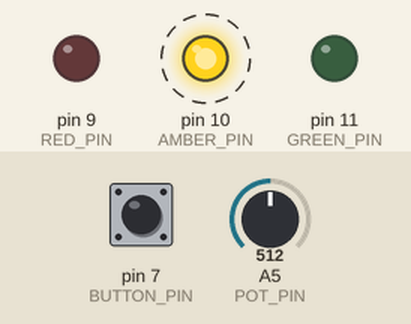
Simulated run of this sketch. Board: Arduino Uno, built with avr-gcc and run on an emulated ATmega328P. On the bench: output pins drawn as LEDs (lit = HIGH). Dashed ring = blinking. The test bench sets the inputs (shaded band); at power-on: A5 (POT_PIN) = 512, pin 7 (BUTTON_PIN) HIGH.

Above: at 1.36 s.
1.4 s: A5 (POT_PIN) set to 524
At 3.8 s:
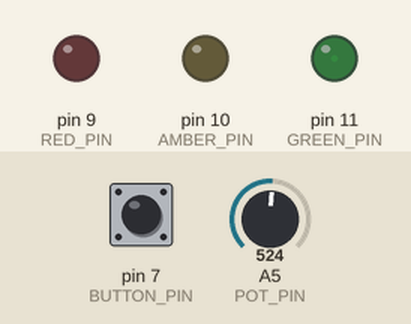
11.3 s: A5 (POT_PIN) set to 6
At 11.9 s:
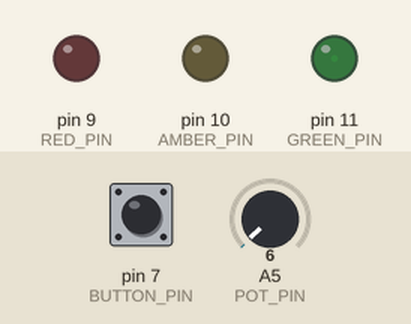
14.8 s: A5 (POT_PIN) set to 3
At 14.98 s:
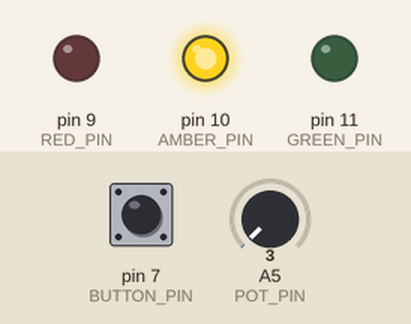
Timing chart, 0 to 24.3 s (numbered marks = the images above; inputs shaded):
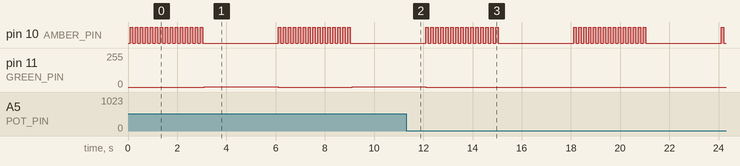

The sketch:

Arduino_OOP_Sample_Files.ino
```cpp
#include "Button.h"
#include "Led.h"
#include "LedBlinker.h"
#include "Potentiometer.h"
#include "TrafficLight.h"

#define RED_PIN 9
#define AMBER_PIN 10
#define GREEN_PIN 11
#define BUTTON_PIN 7
#define POT_PIN A5

  Led redLED(RED_PIN);
  Led amberLED(AMBER_PIN);
  LedBlinker amberBlinker(amberLED, 100);
  Led greenLED(GREEN_PIN);
  Button theButton(BUTTON_PIN);
  Potentiometer thePot(POT_PIN);

  TrafficLight myTrafficLight (redLED, amberLED, greenLED, amberBlinker, theButton, thePot);

void setup() {
  myTrafficLight.init();
}

void loop() {
  myTrafficLight.update();
}
```

Button.cpp
```cpp
#include "Button.h"

Button::Button(byte pin)
{
  this->pin = pin;
  this->isPullUp = true;
  this->internalPullUpActivated = true;

  lastTimeChanged =millis();
  debounceDelay = 50;
}

Button::Button(byte pin, bool isPullUp, bool internalPullUpActivated)
{
  this->pin = pin;
  this->isPullUp = isPullUp;
  this->internalPullUpActivated = internalPullUpActivated;

  lastTimeChanged = millis();
  debounceDelay = 50;
}

void Button::init()
{
  if (isPullUp && internalPullUpActivated) {
    pinMode(pin, INPUT_PULLUP);
  } else {
    pinMode(pin, INPUT);
  }
  state = digitalRead(pin);
}

void Button::readState()
{
  unsigned long timeNow = millis();
  if (timeNow - lastTimeChanged > debounceDelay)
  {
    byte newState = digitalRead(pin);
    if (newState != state) {
      state = newState;
      lastTimeChanged = timeNow;
    }
  }
  state = digitalRead(pin);
}

bool Button::isPressed()
{
  readState();
  if (isPullUp) {
    return (state == HIGH);
  } else {
    return (state == LOW);
  }
}
```

Button.h
```cpp
#ifndef BUTTON_H
#define BUTTON_H

#include <Arduino.h>

class Button
{
private:
  byte pin;
  bool state;
  bool isPullUp;
  bool internalPullUpActivated;
  unsigned long lastTimeChanged;
  unsigned long debounceDelay;

  void readState();

public:
  Button() {};  // do not use
  Button(byte pin, bool isPullUp, bool internalPullUpActivated);
  Button(byte pin);

  void init();
  bool isPressed();
};


#endif
```

Led.cpp
```cpp
#include "Led.h"

Led::Led(byte pin)
{
  this->pin = pin;
}

void Led::init()
{
  pinMode(pin, OUTPUT);
  state = LOW;
}

void Led::init(byte defaultState)
{
  state = defaultState;
  init();
  if (defaultState)
  {
    on();
  } else {
    off();
  }
}

void Led::on()
{
  state = HIGH;
  digitalWrite(pin, state);
}

void Led::on(byte val)
{
  state = HIGH;
  analogWrite(pin, val);
}

void Led::off()
{
  state = LOW;
  digitalWrite(pin, state);
}

void Led::toggle()
{
  if (isPoweredOn()) {
    off();
  } else {
    on();
  }
}

void Led::toggle(byte val)
{
  if (isPoweredOn()) {
    off();
  } else {
    on(val);
  }
}

bool Led::isPoweredOn()
{
  return (state == HIGH);
}
```

Led.h
```cpp
#ifndef LED_H
#define LED_H

#include <Arduino.h>

class Led
{
private:
  byte pin;
  byte state;

public:
  Led() {};  // do not use
  Led(byte pin);

  void init();
  void init(byte defaultState);
  void on();
  void on(byte val);
  void off();
  bool isPoweredOn();
  void toggle();
  void toggle(byte val);
};


#endif
```

LedBlinker.cpp
```cpp
#include "LedBlinker.h"

LedBlinker::LedBlinker(Led &led)
{
  this->led = led;
  lastTimeBlinked = millis();
  blinkDelay = 500;
}

LedBlinker::LedBlinker(Led &led, unsigned long blinkDelay)
{
  this->led = led;
  lastTimeBlinked = millis();
  this->blinkDelay = blinkDelay;
}

void LedBlinker::initLed()
{
  led.init();
}

void LedBlinker::toggleLed()
{
  led.toggle();
}

void LedBlinker::toggleLed(byte val)
{
  led.toggle(val);
}

void LedBlinker::update()
{
  unsigned long timeNow = millis();
  if (timeNow - lastTimeBlinked > blinkDelay)
  {
    lastTimeBlinked = timeNow;
    toggleLed();
  }
}

void LedBlinker::update(byte val)
{
  unsigned long timeNow = millis();
  if (timeNow - lastTimeBlinked > blinkDelay)
  {
    lastTimeBlinked = timeNow;
    toggleLed(val);
  }
}
```

LedBlinker.h
```cpp
#ifndef LEDBlinker_H
#define LEDBlinker_H

#include <Arduino.h>
#include "Led.h"

class LedBlinker
{
private:
  Led led;
  unsigned long lastTimeBlinked;
  unsigned long blinkDelay;

  void toggleLed();
  void toggleLed(byte val);

public:
  LedBlinker() {} // do not use
  LedBlinker(Led &led);
  LedBlinker(Led &led, unsigned long blinkDelay);

  void initLed();

  void update();
  void update(byte val);
};

#endif
```

Potentiometer.cpp
```cpp
#include "Potentiometer.h"

Potentiometer::Potentiometer(byte pin)
{
  this->pin = pin;
}

byte Potentiometer::readState()
{
  read = analogRead(pin);
  return map(read, 0, 1024, 0, 255);
}
```

Potentiometer.h
```cpp
#ifndef POTENTIOMETER_H
#define POTENTIOMETER_H

#include <Arduino.h>

class Potentiometer
{
private:
  byte pin;
  byte read;

public:
  Potentiometer() {};  // do not use
  Potentiometer(byte pin);

  void init();

  byte readState();
};


#endif
```

TrafficLight.cpp
```cpp
#include "TrafficLight.h"

TrafficLight::TrafficLight (Led &redLED, Led &amberLED, Led &greenLED, LedBlinker &amberBlinker, Button &theButton, Potentiometer &thePot)
{
  this->redLED = redLED;
  this->amberLED = amberLED;
  this->greenLED = greenLED;
  this->amberBlinker = amberBlinker;
  this->theButton = theButton;
  this->thePot = thePot;
}

void TrafficLight::init()
{
  redLED.init();
  amberLED.init();
  greenLED.init();
  delay(100);
  state = STATE_RED;
  theButton.init();
}

void TrafficLight::RED()
{
  redLED.on(thePot.readState());
  amberLED.off();
  greenLED.off();
}

void TrafficLight::AMBER()
{
  redLED.off();
  amberBlinker.update();
  greenLED.off();
}

void TrafficLight::GREEN()
{
  redLED.off();
  amberLED.off();
  greenLED.on(thePot.readState());
}

void TrafficLight::AllOff()
{
  redLED.off();
  amberLED.off();
  greenLED.off();
}


void TrafficLight::update()
{
  unsigned long timeNow = millis();
  switch (state)
  {
  case STATE_RED:
  {
    RED();
    if (theButton.isPressed())
    {
      state = STATE_AMBER;
      AmberStartTime = timeNow;
    }
    break;
  }
  case STATE_AMBER:
  {
    AMBER();
    if (timeNow - AmberStartTime > AmberStateDuration)
    {
      state = STATE_GREEN;
      GreenStartTime = timeNow;
    }
    break;
  }
  case STATE_GREEN:
  {

    GREEN();
    if (timeNow - GreenStartTime > GreenStateDuration)
    {
      state = STATE_RED;
      RedStartTime = timeNow;
    }
    break;
  }
  default:
  {
    AllOff();
  }
  }
}
```

TrafficLight.h
```cpp
#ifndef TRAFFICLIGHT_H
#define TRAFFICLIGHT_H

#include <Arduino.h>
#include "Button.h"
#include "Led.h"
#include "LedBlinker.h"
#include "Potentiometer.h"

class TrafficLight
{
private:
  Led redLED;
  Led amberLED;
  LedBlinker amberBlinker;
  Led greenLED;
  Button theButton;
  Potentiometer thePot;

  byte ledBrightness;

  enum trafficLightState {
    STATE_RED,
    STATE_AMBER,
    STATE_GREEN
  };

  int state;

  unsigned long RedStartTime;
  unsigned long AmberStartTime;
  unsigned long GreenStartTime;

  const int RedStateDuration = 2000;
  const int AmberStateDuration = 3000;
  const int GreenStateDuration = 3000;

  void updateLedBrightness();

public:
 // TrafficLight() {};  // do not use
  TrafficLight (Led &redLED, Led &amberLED, Led &greenLED, LedBlinker &amberBlinker, Button &theButton, Potentiometer &thePot);

  void init();

  void RED();
  void AMBER();
  void GREEN();
  void AllOff();

  void update();

  };


#endif
```

Measured:
- the behaviour switches between 516 and 517 on A5 (POT_PIN) (found by bisection; images 0 and 1)
- the behaviour switches between 5 and 4 on A5 (POT_PIN) (found by bisection; images 2 and 3)
- after the input at 1.4 s, pin 11 (GREEN_PIN): 0/255 → 2/255 after 1.7 s, → 0/255 3.0 s later, → 2/255 3.0 s later
- after the input at 11.3 s, pin 11 (GREEN_PIN): 2/255 → 1/255 at once, → 0/255 0.81 s later
- after the input at 14.8 s, pin 11 (GREEN_PIN): stops changing and stays 0/255
